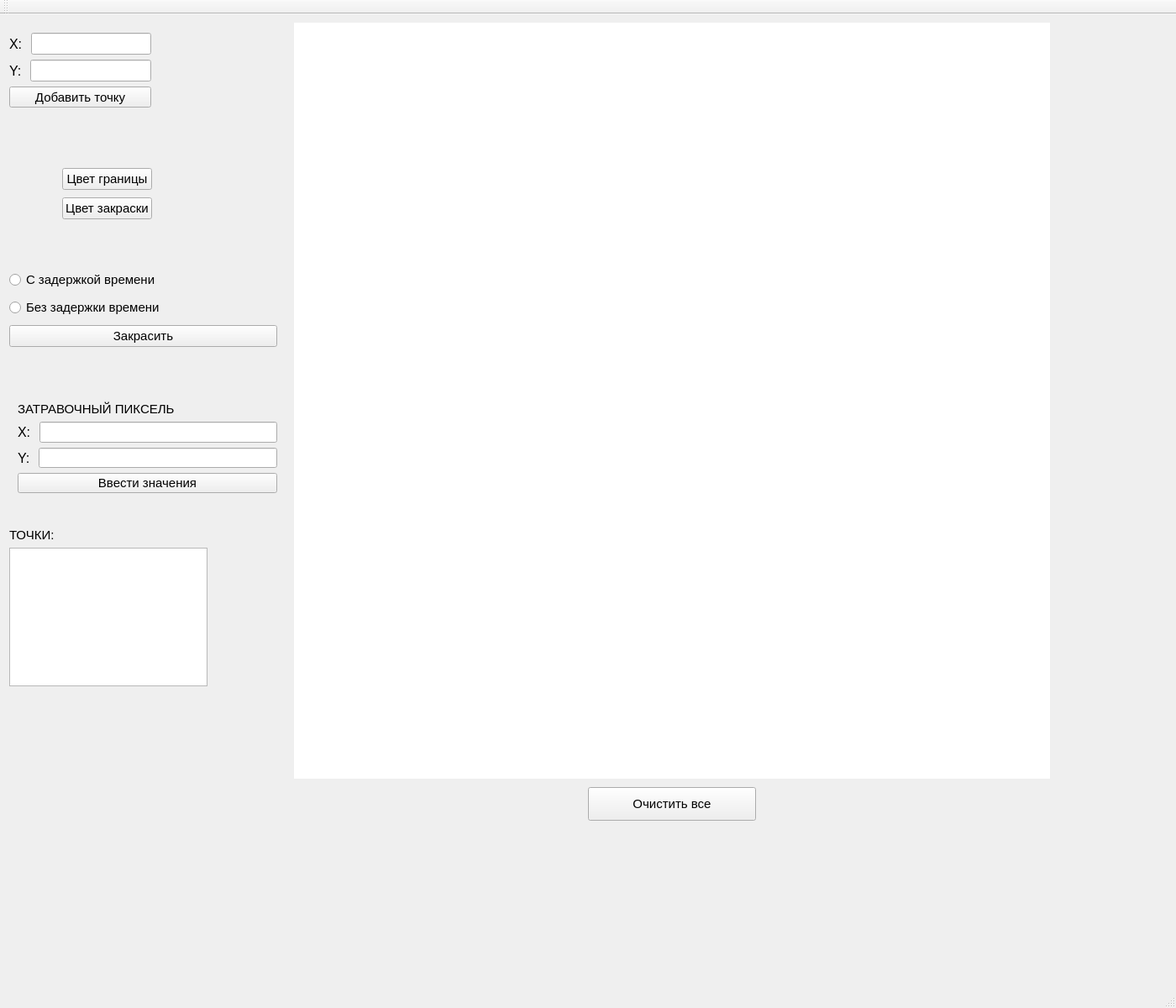
<?xml version="1.0" encoding="UTF-8"?>
<ui version="4.0">
 <class>MainWindow</class>
 <widget class="QMainWindow" name="MainWindow">
  <property name="geometry">
   <rect>
    <x>0</x>
    <y>0</y>
    <width>1400</width>
    <height>1200</height>
   </rect>
  </property>
  <property name="windowTitle">
   <string>MainWindow</string>
  </property>
  <widget class="QWidget" name="centralWidget">
   <widget class="QLabel" name="draw_label">
    <property name="geometry">
     <rect>
      <x>350</x>
      <y>10</y>
      <width>900</width>
      <height>900</height>
     </rect>
    </property>
    <property name="autoFillBackground">
     <bool>false</bool>
    </property>
    <property name="styleSheet">
     <string notr="true">background-color: rgb(255, 255, 255);</string>
    </property>
    <property name="text">
     <string/>
    </property>
   </widget>
   <widget class="QPushButton" name="pushButton_clean">
    <property name="geometry">
     <rect>
      <x>700</x>
      <y>920</y>
      <width>200</width>
      <height>40</height>
     </rect>
    </property>
    <property name="font">
     <font>
      <family>Arial</family>
      <pointsize>11</pointsize>
     </font>
    </property>
    <property name="text">
     <string>Очистить все</string>
    </property>
   </widget>
   <widget class="QWidget" name="layoutWidget">
    <property name="geometry">
     <rect>
      <x>0</x>
      <y>11</y>
      <width>191</width>
      <height>111</height>
     </rect>
    </property>
    <layout class="QVBoxLayout" name="verticalLayout">
     <item>
      <layout class="QHBoxLayout" name="horizontalLayout">
       <item>
        <widget class="QLabel" name="label">
         <property name="font">
          <font>
           <family>Arial</family>
           <pointsize>12</pointsize>
          </font>
         </property>
         <property name="text">
          <string>X: </string>
         </property>
        </widget>
       </item>
       <item>
        <widget class="QLineEdit" name="lineEdit_x">
         <property name="font">
          <font>
           <family>Arial</family>
           <pointsize>11</pointsize>
          </font>
         </property>
        </widget>
       </item>
      </layout>
     </item>
     <item>
      <layout class="QHBoxLayout" name="horizontalLayout_2">
       <item>
        <widget class="QLabel" name="label_2">
         <property name="font">
          <font>
           <family>Arial</family>
           <pointsize>12</pointsize>
          </font>
         </property>
         <property name="text">
          <string>Y: </string>
         </property>
        </widget>
       </item>
       <item>
        <widget class="QLineEdit" name="lineEdit_y">
         <property name="font">
          <font>
           <family>Arial</family>
           <pointsize>11</pointsize>
          </font>
         </property>
        </widget>
       </item>
      </layout>
     </item>
     <item>
      <widget class="QPushButton" name="pushButton_add">
       <property name="font">
        <font>
         <family>Arial</family>
         <pointsize>11</pointsize>
        </font>
       </property>
       <property name="text">
        <string>Добавить точку</string>
       </property>
      </widget>
     </item>
    </layout>
   </widget>
   <widget class="QWidget" name="layoutWidget">
    <property name="geometry">
     <rect>
      <x>1</x>
      <y>169</y>
      <width>191</width>
      <height>91</height>
     </rect>
    </property>
    <layout class="QGridLayout" name="gridLayout">
     <item row="0" column="0">
      <widget class="QLabel" name="border_color">
       <property name="text">
        <string/>
       </property>
      </widget>
     </item>
     <item row="0" column="1">
      <widget class="QPushButton" name="pushButton_border">
       <property name="font">
        <font>
         <family>Arial</family>
         <pointsize>11</pointsize>
        </font>
       </property>
       <property name="text">
        <string>Цвет границы</string>
       </property>
      </widget>
     </item>
     <item row="1" column="0">
      <widget class="QLabel" name="fill_color">
       <property name="text">
        <string/>
       </property>
      </widget>
     </item>
     <item row="1" column="1">
      <widget class="QPushButton" name="pushButton_fill">
       <property name="font">
        <font>
         <family>Arial</family>
         <pointsize>11</pointsize>
        </font>
       </property>
       <property name="text">
        <string>Цвет закраски</string>
       </property>
      </widget>
     </item>
    </layout>
   </widget>
   <widget class="QWidget" name="layoutWidget">
    <property name="geometry">
     <rect>
      <x>0</x>
      <y>290</y>
      <width>341</width>
      <height>121</height>
     </rect>
    </property>
    <layout class="QVBoxLayout" name="verticalLayout_2">
     <item>
      <widget class="QRadioButton" name="radioButton_slow">
       <property name="font">
        <font>
         <family>Arial</family>
         <pointsize>11</pointsize>
        </font>
       </property>
       <property name="text">
        <string>С задержкой времени</string>
       </property>
      </widget>
     </item>
     <item>
      <widget class="QRadioButton" name="radioButton_fast">
       <property name="font">
        <font>
         <family>Arial</family>
         <pointsize>11</pointsize>
        </font>
       </property>
       <property name="text">
        <string>Без задержки времени</string>
       </property>
      </widget>
     </item>
     <item>
      <widget class="QPushButton" name="pushButton">
       <property name="font">
        <font>
         <family>Arial</family>
         <pointsize>11</pointsize>
        </font>
       </property>
       <property name="text">
        <string>Закрасить</string>
       </property>
      </widget>
     </item>
    </layout>
   </widget>
   <widget class="QWidget" name="">
    <property name="geometry">
     <rect>
      <x>10</x>
      <y>450</y>
      <width>331</width>
      <height>131</height>
     </rect>
    </property>
    <layout class="QVBoxLayout" name="verticalLayout_4">
     <item>
      <widget class="QLabel" name="label_6">
       <property name="font">
        <font>
         <family>Arial</family>
         <pointsize>11</pointsize>
        </font>
       </property>
       <property name="text">
        <string>ЗАТРАВОЧНЫЙ ПИКСЕЛЬ</string>
       </property>
      </widget>
     </item>
     <item>
      <layout class="QVBoxLayout" name="verticalLayout_3">
       <item>
        <layout class="QHBoxLayout" name="horizontalLayout_3">
         <item>
          <widget class="QLabel" name="label_4">
           <property name="font">
            <font>
             <family>Arial</family>
             <pointsize>12</pointsize>
            </font>
           </property>
           <property name="text">
            <string>X: </string>
           </property>
          </widget>
         </item>
         <item>
          <widget class="QLineEdit" name="lineEdit_xzatr">
           <property name="font">
            <font>
             <family>Arial</family>
             <pointsize>11</pointsize>
            </font>
           </property>
          </widget>
         </item>
        </layout>
       </item>
       <item>
        <layout class="QHBoxLayout" name="horizontalLayout_4">
         <item>
          <widget class="QLabel" name="label_5">
           <property name="font">
            <font>
             <family>Arial</family>
             <pointsize>12</pointsize>
            </font>
           </property>
           <property name="text">
            <string>Y: </string>
           </property>
          </widget>
         </item>
         <item>
          <widget class="QLineEdit" name="lineEdit_yzatr">
           <property name="font">
            <font>
             <family>Arial</family>
             <pointsize>11</pointsize>
            </font>
           </property>
          </widget>
         </item>
        </layout>
       </item>
       <item>
        <widget class="QPushButton" name="pushButton_addzatr">
         <property name="font">
          <font>
           <family>Arial</family>
           <pointsize>11</pointsize>
          </font>
         </property>
         <property name="text">
          <string>Ввести значения</string>
         </property>
        </widget>
       </item>
      </layout>
     </item>
    </layout>
   </widget>
   <widget class="QWidget" name="">
    <property name="geometry">
     <rect>
      <x>0</x>
      <y>600</y>
      <width>258</width>
      <height>211</height>
     </rect>
    </property>
    <layout class="QVBoxLayout" name="verticalLayout_5">
     <item>
      <widget class="QLabel" name="label_3">
       <property name="font">
        <font>
         <family>Arial</family>
         <pointsize>11</pointsize>
        </font>
       </property>
       <property name="text">
        <string>ТОЧКИ:</string>
       </property>
      </widget>
     </item>
     <item>
      <widget class="QTextEdit" name="textEdit"/>
     </item>
    </layout>
   </widget>
  </widget>
  <widget class="QMenuBar" name="menuBar">
   <property name="geometry">
    <rect>
     <x>0</x>
     <y>0</y>
     <width>1400</width>
     <height>17</height>
    </rect>
   </property>
  </widget>
  <widget class="QToolBar" name="mainToolBar">
   <attribute name="toolBarArea">
    <enum>TopToolBarArea</enum>
   </attribute>
   <attribute name="toolBarBreak">
    <bool>false</bool>
   </attribute>
  </widget>
  <widget class="QStatusBar" name="statusBar"/>
 </widget>
 <layoutdefault spacing="6" margin="11"/>
 <resources/>
 <connections/>
</ui>
